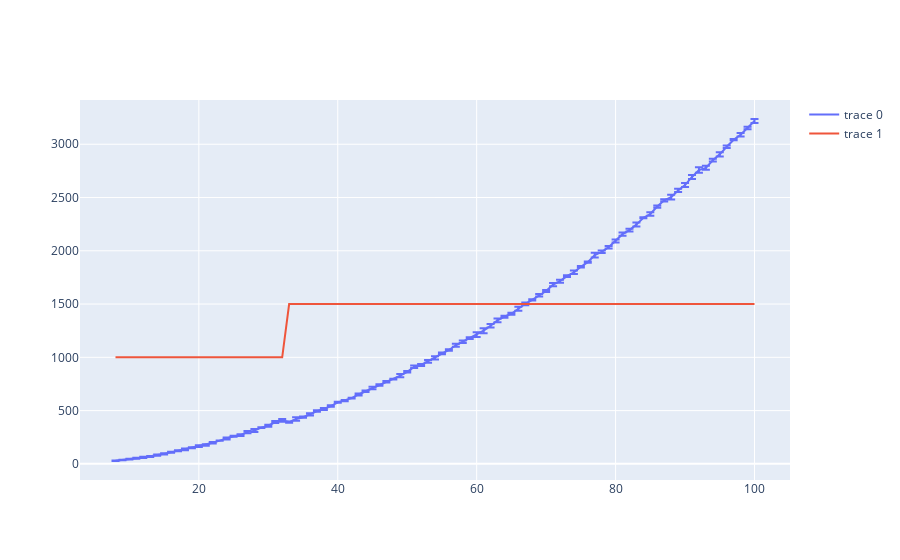

Notebook source saved alongside this figure:
### Code cell
import plotly.graph_objects as go

fig = go.Figure(data=go.Scatter(
        x=sizes,
        y=df_agg['num_gates_mean'].tolist(),
        error_y=dict(
            type='data', # value of error bar given in data coordinates
            array=df_agg['num_gates_std'].tolist(),
            visible=True)
    ))

fig.add_trace(go.Scatter(
        x=sizes,
        y=sec_sizes))

fig.show()
